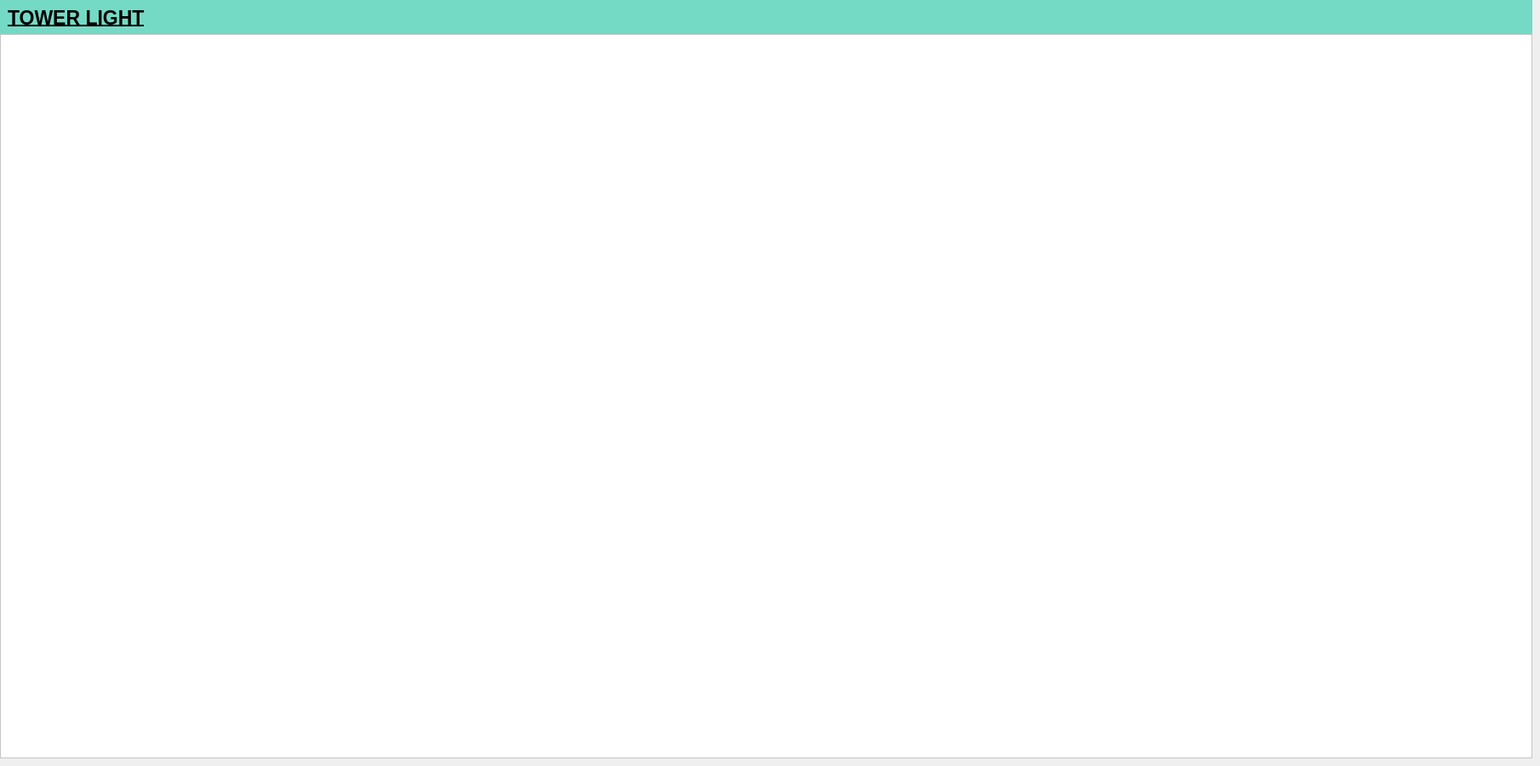
           <widget class="QWidget" name="tower_light_page">
            <widget class="QFrame" name="title_frame_10">
             <property name="geometry">
              <rect>
               <x>0</x>
               <y>0</y>
               <width>1801</width>
               <height>41</height>
              </rect>
             </property>
             <property name="styleSheet">
              <string notr="true">background-color:rgb(116, 218, 198)</string>
             </property>
             <property name="frameShape">
              <enum>QFrame::NoFrame</enum>
             </property>
             <property name="frameShadow">
              <enum>QFrame::Plain</enum>
             </property>
             <property name="lineWidth">
              <number>0</number>
             </property>
             <layout class="QHBoxLayout" name="horizontalLayout_12">
              <item>
               <widget class="QLabel" name="label_39">
                <property name="font">
                 <font>
                  <pointsize>17</pointsize>
                  <bold>true</bold>
                  <underline>true</underline>
                 </font>
                </property>
                <property name="text">
                 <string>TOWER LIGHT</string>
                </property>
               </widget>
              </item>
             </layout>
            </widget>
            <widget class="QFrame" name="frame_20">
             <property name="geometry">
              <rect>
               <x>0</x>
               <y>40</y>
               <width>1801</width>
               <height>851</height>
              </rect>
             </property>
             <property name="styleSheet">
              <string notr="true">background-color: rgb(255, 255, 255);</string>
             </property>
             <property name="frameShape">
              <enum>QFrame::StyledPanel</enum>
             </property>
             <property name="frameShadow">
              <enum>QFrame::Raised</enum>
             </property>
            </widget>
           </widget>
